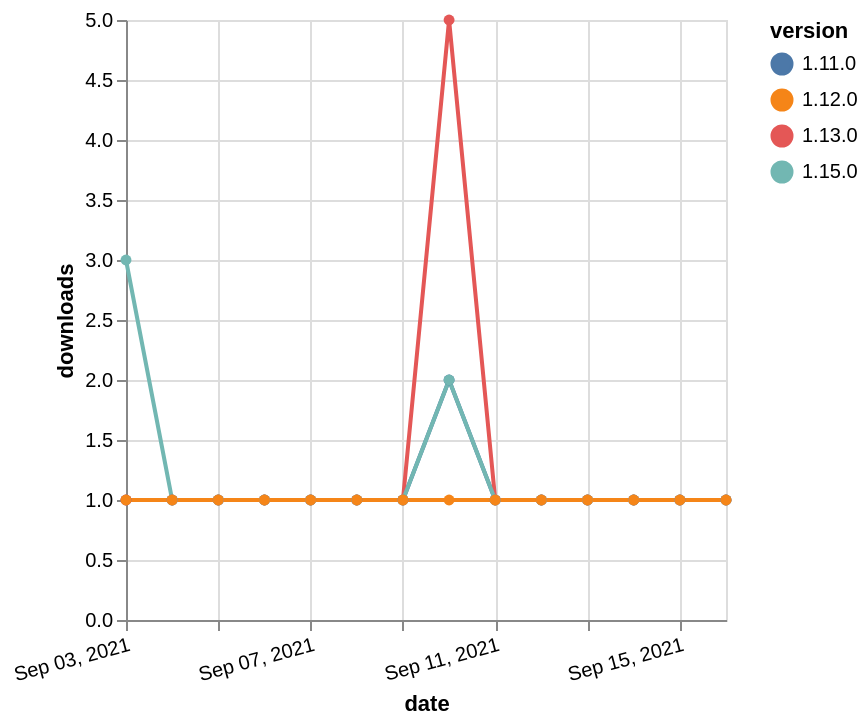

This figure's Vega-Lite source:
### Vega-Lite specification from a JSON file in a GitHub repository (floating-point values rounded to 4 significant figures)
{"$schema": "https://vega.github.io/schema/vega-lite/v5.json", "description": "A simple bar chart with embedded data.", "data": {"values": [{"date": "2021-09-03", "total": 208, "delta": 1, "version": "1.11.0"}, {"date": "2021-09-04", "total": 209, "delta": 1, "version": "1.11.0"}, {"date": "2021-09-05", "total": 210, "delta": 1, "version": "1.11.0"}, {"date": "2021-09-06", "total": 211, "delta": 1, "version": "1.11.0"}, {"date": "2021-09-07", "total": 212, "delta": 1, "version": "1.11.0"}, {"date": "2021-09-08", "total": 213, "delta": 1, "version": "1.11.0"}, {"date": "2021-09-09", "total": 214, "delta": 1, "version": "1.11.0"}, {"date": "2021-09-10", "total": 216, "delta": 2, "version": "1.11.0"}, {"date": "2021-09-11", "total": 217, "delta": 1, "version": "1.11.0"}, {"date": "2021-09-12", "total": 218, "delta": 1, "version": "1.11.0"}, {"date": "2021-09-13", "total": 219, "delta": 1, "version": "1.11.0"}, {"date": "2021-09-14", "total": 220, "delta": 1, "version": "1.11.0"}, {"date": "2021-09-15", "total": 221, "delta": 1, "version": "1.11.0"}, {"date": "2021-09-16", "total": 222, "delta": 1, "version": "1.11.0"}, {"date": "2021-09-03", "total": 296, "delta": 1, "version": "1.13.0"}, {"date": "2021-09-04", "total": 297, "delta": 1, "version": "1.13.0"}, {"date": "2021-09-05", "total": 298, "delta": 1, "version": "1.13.0"}, {"date": "2021-09-06", "total": 299, "delta": 1, "version": "1.13.0"}, {"date": "2021-09-07", "total": 300, "delta": 1, "version": "1.13.0"}, {"date": "2021-09-08", "total": 301, "delta": 1, "version": "1.13.0"}, {"date": "2021-09-09", "total": 302, "delta": 1, "version": "1.13.0"}, {"date": "2021-09-10", "total": 307, "delta": 5, "version": "1.13.0"}, {"date": "2021-09-11", "total": 308, "delta": 1, "version": "1.13.0"}, {"date": "2021-09-12", "total": 309, "delta": 1, "version": "1.13.0"}, {"date": "2021-09-13", "total": 310, "delta": 1, "version": "1.13.0"}, {"date": "2021-09-14", "total": 311, "delta": 1, "version": "1.13.0"}, {"date": "2021-09-15", "total": 312, "delta": 1, "version": "1.13.0"}, {"date": "2021-09-16", "total": 313, "delta": 1, "version": "1.13.0"}, {"date": "2021-09-03", "total": 113, "delta": 3, "version": "1.15.0"}, {"date": "2021-09-04", "total": 114, "delta": 1, "version": "1.15.0"}, {"date": "2021-09-05", "total": 115, "delta": 1, "version": "1.15.0"}, {"date": "2021-09-06", "total": 116, "delta": 1, "version": "1.15.0"}, {"date": "2021-09-07", "total": 117, "delta": 1, "version": "1.15.0"}, {"date": "2021-09-08", "total": 118, "delta": 1, "version": "1.15.0"}, {"date": "2021-09-09", "total": 119, "delta": 1, "version": "1.15.0"}, {"date": "2021-09-10", "total": 121, "delta": 2, "version": "1.15.0"}, {"date": "2021-09-11", "total": 122, "delta": 1, "version": "1.15.0"}, {"date": "2021-09-12", "total": 123, "delta": 1, "version": "1.15.0"}, {"date": "2021-09-13", "total": 124, "delta": 1, "version": "1.15.0"}, {"date": "2021-09-14", "total": 125, "delta": 1, "version": "1.15.0"}, {"date": "2021-09-15", "total": 126, "delta": 1, "version": "1.15.0"}, {"date": "2021-09-16", "total": 127, "delta": 1, "version": "1.15.0"}, {"date": "2021-09-03", "total": 177, "delta": 1, "version": "1.12.0"}, {"date": "2021-09-04", "total": 178, "delta": 1, "version": "1.12.0"}, {"date": "2021-09-05", "total": 179, "delta": 1, "version": "1.12.0"}, {"date": "2021-09-06", "total": 180, "delta": 1, "version": "1.12.0"}, {"date": "2021-09-07", "total": 181, "delta": 1, "version": "1.12.0"}, {"date": "2021-09-08", "total": 182, "delta": 1, "version": "1.12.0"}, {"date": "2021-09-09", "total": 183, "delta": 1, "version": "1.12.0"}, {"date": "2021-09-10", "total": 184, "delta": 1, "version": "1.12.0"}, {"date": "2021-09-11", "total": 185, "delta": 1, "version": "1.12.0"}, {"date": "2021-09-12", "total": 186, "delta": 1, "version": "1.12.0"}, {"date": "2021-09-13", "total": 187, "delta": 1, "version": "1.12.0"}, {"date": "2021-09-14", "total": 188, "delta": 1, "version": "1.12.0"}, {"date": "2021-09-15", "total": 189, "delta": 1, "version": "1.12.0"}, {"date": "2021-09-16", "total": 190, "delta": 1, "version": "1.12.0"}]}, "width": "container", "mark": {"type": "line", "point": {"filled": true}}, "encoding": {"x": {"field": "date", "type": "temporal", "timeUnit": "yearmonthdate", "title": "date", "axis": {"labelAngle": -15}}, "y": {"field": "delta", "type": "quantitative", "title": "downloads"}, "color": {"field": "version", "type": "nominal"}, "tooltip": {"field": "delta"}}}
